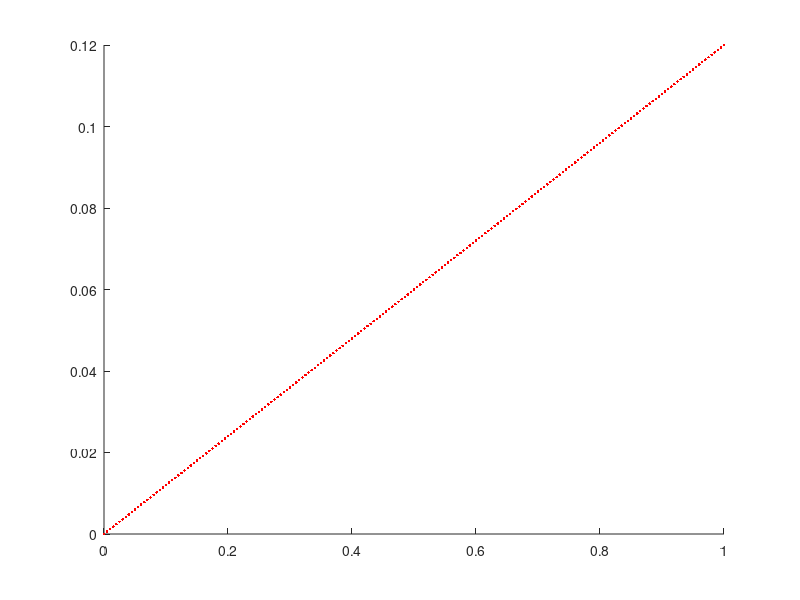

MATLAB code to generate this figure: (Note: this script raises an error after producing the figure.)
%% Arithmetic Brownian Motion Simulation
%   The formula for ABM is
%   dX(t) = mu*dt + sigma*dW(t) 

clear all
close all

% Parameters
npaths = 20000; % Number of paths to be simulated
T = 1 ; % Time horizon
nsteps = 200 ; % Number of steps to over in [0,T]
dt = T/nsteps ; % Size of the timesteps
t = 0:dt:T ; % Define our time grid
mu = 0.12 ; % Mean/drift for our ABM
sigma = 0.4 ; % Vol/diffusion for our ABM


%% 1A Monte Carlo Simulation - Paths x Timesteps

% Paths as ROWS!
% Timesteps as COLUMNS!
%         t0   t1    t2   ...
% path 1: (0, 0.1, 0.4, ...)
% path 2: (0, -0.3, 0.1, ...)

% Create an [npaths,nsteps] matrix to simulate the value at each time step
% along each path
dX = mu*dt + sigma*sqrt(dt)*randn([npaths,nsteps]) ;

% Now we need to cumulatively sum the values over the time steps to get
% each path
X = [zeros([npaths,1]) cumsum(dX,2)] ;
% Note the 2 in cumsum to show we are adding each column to the prev. one

%% 1B Monte Carlo Simulation - Timesteps x Paths

% Timesteps as ROWS!
% Paths as COLUMNS!
%   path1    path2
% t0 ( 0  ,  0  ... )
% t1 (0.1 , -0.3 .. )
% t2 (0.4 , 0.1 ... )

% Create an [nsteps,npaths] matrix to simulate the value at each time step
% along each path
dX = mu*dt + sigma*sqrt(dt)*randn([nsteps,npaths]) ;

% Now we need to cumulateively sum the values over the time steps to get
% each path
X = [zeros([1,npaths]) ; cumsum(dX,1)] ;
% Note the 1 in cumsum to show we are adding each row to the prev. one
% AND we have a ';' to account for the rows going downwards

%% 2A Expected, mean and sample paths - Paths x Timesteps

close all
figure(1)
EX = mu*t ; % The expected path, i.e. with no randomness dW
plot(t,EX,'r.',t,mean(X,1),'k.',t,X(1:1000:end,:))
% Note the 1 in the mean expression to indicate we are taking an average
% of all paths (rows) at each timestep (columns). This will give us one
% path with an average value at each timestep, i.e. a [1,nsteps] vector.
legend('Expected path','Mean path')
xlabel('t')
ylabel('X')
ylim([-1,1]);
title('Arithmetic Brownian motion dX(t) = \mudt + \sigmadW(t)')

%% 2B Expected, mean and sample paths - Timesteps x Paths

close all
figure(2)
EX = mu*t ; % The expected path, i.e. with no randomness dW
plot(t,EX,'r.', t,mean(X,2),'k.',t,X(:,1:1000:end))
% Note the 2 in the mean expression to indicate we are taking an average
% of all paths (columns) at each timestep (rows). This will give us one
% path with an average value at each timestep, i.e. a [nsteps,1] vector. 
legend('Expected path','Mean path')
xlabel('t')
ylabel('X')
ylim([-1,1]);
title('Arithmetic Brownian motion dX(t) = \mudt + \sigmadW(t)')

%% 3A Variance = Mean Square Deviation = Mean Square Displacement of Random Part
% From formula for ABM we know the random part: sigma*dW(t)
% So the square of this is: sigma^2*dt (since dW^2 = dt)

close all
figure(3)
plot(t,sigma^2*t,'r',t,var(X,'',1),'k')
legend('Theory: \sigma^2t = 2Dt','Sampled','Location','NorthWest')
% Here our 2Dt refers to the Fokker-Planck equation. D in that equation
% multiples the diffusion part and is set to 0.5*sigma^2 hence, subbing D
% into the above equation yields sigma^2*t giving equality.
xlabel('t')
ylabel('Var(X) = E((X-E(X))^2)')
title('Arithmetic Brownian motion: MSD')

%% 3B Variance = Mean Square Deviation = Mean Square Displacement of Random Part

close all
figure(4)
plot(t,sigma^2*t,'r',t,var(X,'',2),'k')
legend('Theory: \sigma^2t = 2Dt','Sampled','Location','NorthWest')
xlabel('t')
ylabel('Var(X) = E((X-E(X))^2)')
title('Arithmetic Brownian motion: MSD')

%% 4A Mean Absolute Deviation
% This is given by E(|X - EX|)
% Apparently if you compute this for ABM you reach a theoretical value of
% sigma*sqrt(2t/pi). Which is equivalent to sqrt(2*VarX / pi)
% Unfortunately I cannot get there, so we will have to take his word

close all
figure(5)
plot(t,sigma*sqrt(2*t/pi),t,mean(abs(X-EX),1))
legend('Theory: \sigma(2t/\pi)^{1/2}','Sampled','Location','NorthWest')
xlabel('t')
ylabel('E(|X-E(X)|) = (2Var(X)/pi)^{1/2}')
ylim([0 0.02])
title('Arithmetic Brownian Motion: mean absolute deviation')

%% 4B Mean Absolute Deviation
% This is given by E(|X - EX|)

close all
figure(6)
plot(t,sigma*sqrt(2*t/pi),t,mean(abs(X-EX'),2))
% Note that we need to transpose our EX vector. Alternatively we could do
% that further up where we have defined EX, but we've done it here. 
legend('Theory: \sigma(2t/\pi)^{1/2}','Sampled','Location','NorthWest')
xlabel('t')
ylabel('E(|X-E(X)|) = (2Var(X)/pi)^{1/2}')
ylim([0 0.02])
title('Arithmetic Brownian Motion: mean absolute deviation')

%% 5A Probability Distribution at different times
% Here we are plotting histograms at different times, to show how the
% probability distribution evolves (by considering the paths)
% Note the difference between the column number (20/80/end) and the ylabel,
% this is because we discretized our grid into 200 steps so at timestep 80
% we are 40% (0.4) of the way through to T=1

figure(7)

subplot(3,1,1)
histogram(X(:,20),-1:0.02:1,'normalization','pdf');
ylabel('f_X(x,0.1)')
xlim([-1,1])
ylim([0,3.5])
title('Arithmetic Brownian motion: PDF at different times')

subplot(3,1,2)
histogram(X(:,80),-1:0.02:1,'normalization','pdf');
xlim([-1,1])
ylim([0,3.5])
ylabel('f_X(x,0.4)')

subplot(3,1,3)
histogram(X(:,end),-1:0.02:1,'normalization','pdf');
xlim([-1,1])
ylim([0,3.5])
xlabel('x')
ylabel('f_X(x,1)')

%% 5B Probability Distribution at different times

figure(8)

subplot(3,1,1)
histogram(X(20,:),-1:0.02:1,'normalization','pdf');
ylabel('f_X(x,0.1)')
xlim([-1,1])
ylim([0,3.5])
title('Arithmetic Brownian motion: PDF at different times')

subplot(3,1,2)
histogram(X(80,:),-1:0.02:1,'normalization','pdf');
xlim([-1,1])
ylim([0,3.5])
ylabel('f_X(x,0.4)')

subplot(3,1,3)
histogram(X(end,:),-1:0.02:1,'normalization','pdf');
xlim([-1,1])
ylim([0,3.5])
xlabel('x')
ylabel('f_X(x,1)')




